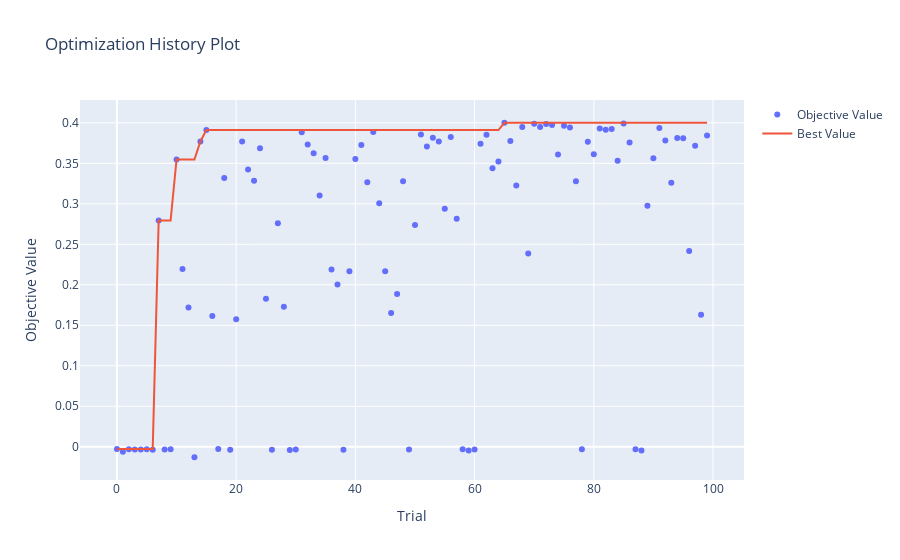

Here is the notebook cell this chart was saved with:
### Code cell
# Plot optimization history
plot_optimization_history(study)
